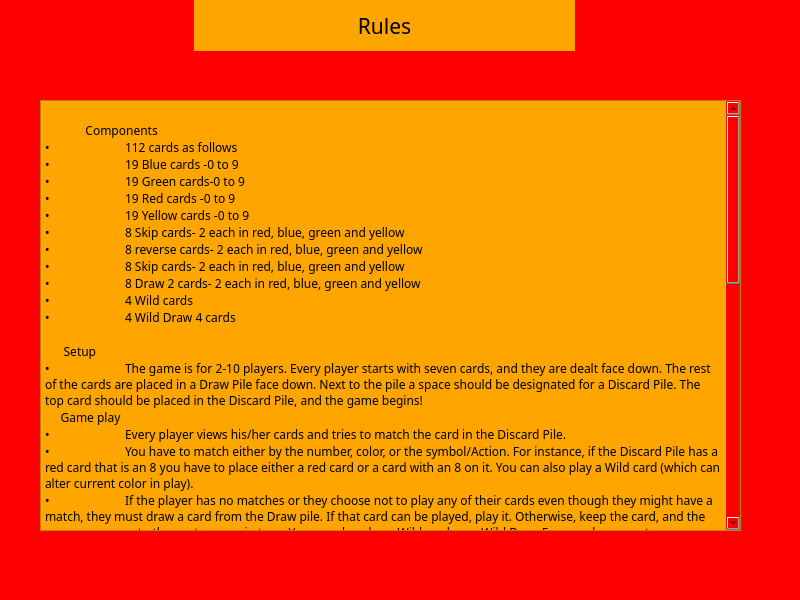
<?xml version="1.0" encoding="UTF-8"?>
<ui version="4.0">
 <class>rules</class>
 <widget class="QMainWindow" name="rules">
  <property name="geometry">
   <rect>
    <x>0</x>
    <y>0</y>
    <width>800</width>
    <height>600</height>
   </rect>
  </property>
  <property name="windowTitle">
   <string>Rules</string>
  </property>
  <property name="styleSheet">
   <string notr="true">background-color:red</string>
  </property>
  <widget class="QWidget" name="centralwidget">
   <widget class="QLabel" name="Rules_title">
    <property name="geometry">
     <rect>
      <x>194</x>
      <y>0</y>
      <width>381</width>
      <height>51</height>
     </rect>
    </property>
    <property name="font">
     <font>
      <family>OCR A Extended</family>
      <pointsize>16</pointsize>
     </font>
    </property>
    <property name="styleSheet">
     <string notr="true">background-color:orange</string>
    </property>
    <property name="text">
     <string>Rules</string>
    </property>
    <property name="alignment">
     <set>Qt::AlignCenter</set>
    </property>
   </widget>
   <widget class="QPlainTextEdit" name="Rules">
    <property name="geometry">
     <rect>
      <x>40</x>
      <y>100</y>
      <width>701</width>
      <height>431</height>
     </rect>
    </property>
    <property name="font">
     <font>
      <family>OCR A Extended</family>
     </font>
    </property>
    <property name="styleSheet">
     <string notr="true">background-color:orange</string>
    </property>
    <property name="plainText">
     <string>
             Components
•	112 cards as follows
•	19 Blue cards -0 to 9
•	19 Green cards-0 to 9
•	19 Red cards -0 to 9
•	19 Yellow cards -0 to 9
•	8 Skip cards- 2 each in red, blue, green and yellow
•	8 reverse cards- 2 each in red, blue, green and yellow
•	8 Skip cards- 2 each in red, blue, green and yellow
•	8 Draw 2 cards- 2 each in red, blue, green and yellow
•	4 Wild cards
•	4 Wild Draw 4 cards

      Setup
•	The game is for 2-10 players. Every player starts with seven cards, and they are dealt face down. The rest of the cards are placed in a Draw Pile face down. Next to the pile a space should be designated for a Discard Pile. The top card should be placed in the Discard Pile, and the game begins!
     Game play
•	Every player views his/her cards and tries to match the card in the Discard Pile.
•	You have to match either by the number, color, or the symbol/Action. For instance, if the Discard Pile has a red card that is an 8 you have to place either a red card or a card with an 8 on it. You can also play a Wild card (which can alter current color in play).
•	If the player has no matches or they choose not to play any of their cards even though they might have a match, they must draw a card from the Draw pile. If that card can be played, play it. Otherwise, keep the card, and the game moves on to the next person in turn. You can also play a Wild card, or a Wild Draw Four card on your turn.
•	 If the first card turned up from the Draw Pile (to form the Discard Pile) is an Action card, the Action from that card applies and must be carried out by the first player (as stated, it is usually the player to the dealer’s left). The exceptions are if a Wild or Wild Draw Four card is turned up.
•	Take note that you can only put down one card at a time; you cannot stack two or more cards together on the same turn. For example, you cannot put down a Draw Two on top of another Draw Two, or Wild Draw Four during the same turn, or put down two Wild Draw Four cards together.
•	Announcing “Uno” needs to be repeated every time you are left with one card.
•	Once a player has no cards remaining, the game round is over.

     Action Cards
•	Besides the number cards, there are several other cards that help mix up the game. These are called Action or Symbol cards.
•	Reverse – If going clockwise, switch to counter-clockwise or vice versa. It can only be played on a card that matches by color, or on another Reverse card. If turned up at the beginning of play, the dealer goes first, and the player to the dealer’s right is next (normally it would be the player to the dealer’s left).
•	Skip – When a player places this card, the next player has to skip their turn. It can only be played on a card that matches by color, or on another Skip card. If turned up at the beginning of play, the first player (to the dealer’s left) loses his/her turn. The next player to that player’s right starts the game instead.
•	Draw Two – When a person places this card, the next player will have to pick up two cards and forfeit his/her turn. It can only be played on a card that matches by color, or on another Draw Two. If turned up at the beginning of play, the first player draws two cards and gets skipped.
•	Wild – This card represents all four colors, and can be placed on any card. The player has to state which color it will represent for the next player. It can be played regardless of whether another card is available. If turned up at the beginning of play, the first player chooses what color to continue play.
•	Wild Draw Four – This acts just like the wild card except that the next player also has to draw four cards as well as forfeit his/her turn. With this card, you must have no other alternative cards to play that matches the color of the card previously played. If you play this card illegally, you may be challenged by the other player to show your hand to him/her. If guilty, you need to draw 4 cards. If not, the challenger needs to draw 6 cards instead. If turned up at the beginning of play, return this card to the Draw pile, shuffle, and turn up a new one.
   Two player and Four player Rules
•	For two players, there is a slight change of rules:
•	Reverse works like Skip
•	Play Skip, and you may immediately play another card
•	If you play a Draw Two or Wild Draw Four card, your opponent has to draw the number of cards required, and then play immediately resumes back on your turn.

     </string>
    </property>
   </widget>
  </widget>
  <widget class="QMenuBar" name="menubar">
   <property name="geometry">
    <rect>
     <x>0</x>
     <y>0</y>
     <width>800</width>
     <height>25</height>
    </rect>
   </property>
  </widget>
  <widget class="QStatusBar" name="statusbar"/>
 </widget>
 <resources/>
 <connections/>
</ui>
